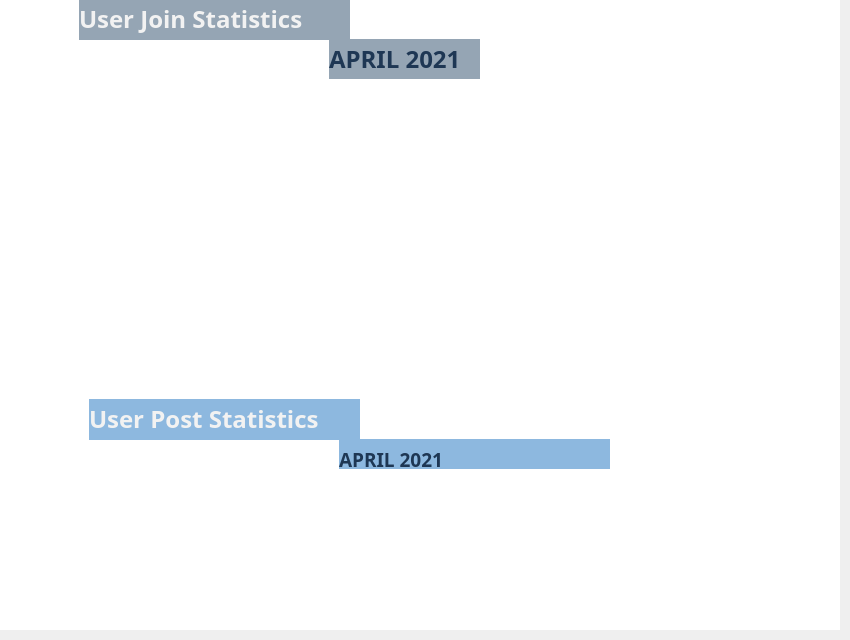
        <widget class="QWidget" name="Homepage_admin">
         <widget class="QWidget" name="bg" native="true">
          <property name="geometry">
           <rect>
            <x>-1</x>
            <y>-1</y>
            <width>841</width>
            <height>631</height>
           </rect>
          </property>
          <property name="styleSheet">
           <string notr="true">background-color: rgb(255, 255, 255);</string>
          </property>
          <widget class="QLabel" name="style">
           <property name="geometry">
            <rect>
             <x>70</x>
             <y>-220</y>
             <width>731</width>
             <height>741</height>
            </rect>
           </property>
           <property name="text">
            <string>&lt;html&gt;&lt;head/&gt;&lt;body&gt;&lt;p&gt;&lt;img src=&quot;:/admin/Admin/style1.png&quot; width=&quot;700&quot;/&gt;&lt;/p&gt;&lt;/body&gt;&lt;/html&gt;</string>
           </property>
          </widget>
          <widget class="QLabel" name="label_8">
           <property name="geometry">
            <rect>
             <x>70</x>
             <y>350</y>
             <width>721</width>
             <height>321</height>
            </rect>
           </property>
           <property name="text">
            <string>&lt;html&gt;&lt;head/&gt;&lt;body&gt;&lt;p&gt;&lt;img src=&quot;:/admin/Admin/style2.png&quot; width=&quot;700&quot;/&gt;&lt;/p&gt;&lt;/body&gt;&lt;/html&gt;</string>
           </property>
          </widget>
          <widget class="QLabel" name="homeTitle1">
           <property name="geometry">
            <rect>
             <x>80</x>
             <y>0</y>
             <width>271</width>
             <height>41</height>
            </rect>
           </property>
           <property name="font">
            <font>
             <family>Bahnschrift SemiBold</family>
             <pointsize>14</pointsize>
             <weight>75</weight>
             <bold>true</bold>
            </font>
           </property>
           <property name="styleSheet">
            <string notr="true">color: rgb(242, 242, 242);
background-color: rgb(149, 165, 180);</string>
           </property>
           <property name="text">
            <string>&lt;html&gt;&lt;head/&gt;&lt;body&gt;&lt;p&gt;&lt;span style=&quot; font-size:18pt;&quot;&gt;User Join Statistics&lt;/span&gt;&lt;/p&gt;&lt;/body&gt;&lt;/html&gt;</string>
           </property>
          </widget>
          <widget class="QLabel" name="homeTitle_2">
           <property name="geometry">
            <rect>
             <x>90</x>
             <y>400</y>
             <width>271</width>
             <height>41</height>
            </rect>
           </property>
           <property name="font">
            <font>
             <family>Bahnschrift SemiBold</family>
             <pointsize>14</pointsize>
             <weight>75</weight>
             <bold>true</bold>
            </font>
           </property>
           <property name="styleSheet">
            <string notr="true">color: rgb(242, 242, 242);
background-color: rgb(141, 184, 223);</string>
           </property>
           <property name="text">
            <string>&lt;html&gt;&lt;head/&gt;&lt;body&gt;&lt;p&gt;&lt;span style=&quot; font-size:18pt;&quot;&gt;User Post Statistics&lt;/span&gt;&lt;/p&gt;&lt;/body&gt;&lt;/html&gt;</string>
           </property>
          </widget>
          <widget class="QLabel" name="date1">
           <property name="geometry">
            <rect>
             <x>330</x>
             <y>40</y>
             <width>151</width>
             <height>41</height>
            </rect>
           </property>
           <property name="font">
            <font>
             <family>Bahnschrift SemiBold</family>
             <pointsize>14</pointsize>
             <weight>75</weight>
             <bold>true</bold>
            </font>
           </property>
           <property name="styleSheet">
            <string notr="true">color: rgb(30, 55, 84);
background-color: rgb(149, 165, 180);</string>
           </property>
           <property name="text">
            <string>&lt;html&gt;&lt;head/&gt;&lt;body&gt;&lt;p&gt;&lt;span style=&quot; font-size:18pt;&quot;&gt;APRIL 2021&lt;/span&gt;&lt;/p&gt;&lt;/body&gt;&lt;/html&gt;</string>
           </property>
          </widget>
          <widget class="QLabel" name="date2">
           <property name="geometry">
            <rect>
             <x>340</x>
             <y>440</y>
             <width>271</width>
             <height>41</height>
            </rect>
           </property>
           <property name="font">
            <font>
             <family>Bahnschrift SemiBold</family>
             <pointsize>14</pointsize>
             <weight>75</weight>
             <bold>true</bold>
            </font>
           </property>
           <property name="styleSheet">
            <string notr="true">color: rgb(30, 55, 84);
background-color: rgb(141, 184, 223);</string>
           </property>
           <property name="text">
            <string>&lt;html&gt;&lt;head/&gt;&lt;body&gt;&lt;p&gt;APRIL 2021&lt;/p&gt;&lt;/body&gt;&lt;/html&gt;</string>
           </property>
          </widget>
          <widget class="QLabel" name="label_7">
           <property name="geometry">
            <rect>
             <x>110</x>
             <y>80</y>
             <width>641</width>
             <height>221</height>
            </rect>
           </property>
           <property name="text">
            <string>&lt;html&gt;&lt;head/&gt;&lt;body&gt;&lt;p&gt;&lt;img src=&quot;:/admin/Admin/graph1.png&quot;width=&quot;650&quot;/&gt;&lt;/p&gt;&lt;/body&gt;&lt;/html&gt;</string>
           </property>
          </widget>
          <widget class="QLabel" name="label_9">
           <property name="geometry">
            <rect>
             <x>190</x>
             <y>470</y>
             <width>471</width>
             <height>151</height>
            </rect>
           </property>
           <property name="text">
            <string>&lt;html&gt;&lt;head/&gt;&lt;body&gt;&lt;p&gt;&lt;img src=&quot;:/admin/Admin/graph2.png&quot;width=&quot;500&quot;/&gt;&lt;/p&gt;&lt;/body&gt;&lt;/html&gt;</string>
           </property>
          </widget>
          <widget class="QPushButton" name="datebtn1">
           <property name="geometry">
            <rect>
             <x>300</x>
             <y>46</y>
             <width>31</width>
             <height>31</height>
            </rect>
           </property>
           <property name="text">
            <string/>
           </property>
           <property name="icon">
            <iconset resource="images_and_icons/SignInRegPage.qrc">
             <normaloff>:/admin/Admin/arrow 2.png</normaloff>:/admin/Admin/arrow 2.png</iconset>
           </property>
           <property name="iconSize">
            <size>
             <width>30</width>
             <height>30</height>
            </size>
           </property>
           <property name="flat">
            <bool>true</bool>
           </property>
          </widget>
          <widget class="QPushButton" name="datebtn2">
           <property name="geometry">
            <rect>
             <x>480</x>
             <y>45</y>
             <width>31</width>
             <height>31</height>
            </rect>
           </property>
           <property name="text">
            <string/>
           </property>
           <property name="icon">
            <iconset resource="images_and_icons/SignInRegPage.qrc">
             <normaloff>:/admin/Admin/arrow 1.png</normaloff>:/admin/Admin/arrow 1.png</iconset>
           </property>
           <property name="iconSize">
            <size>
             <width>32</width>
             <height>32</height>
            </size>
           </property>
           <property name="flat">
            <bool>true</bool>
           </property>
          </widget>
          <widget class="QPushButton" name="datebtn3">
           <property name="geometry">
            <rect>
             <x>311</x>
             <y>445</y>
             <width>31</width>
             <height>31</height>
            </rect>
           </property>
           <property name="text">
            <string/>
           </property>
           <property name="icon">
            <iconset resource="images_and_icons/SignInRegPage.qrc">
             <normaloff>:/admin/Admin/arrow 2.png</normaloff>:/admin/Admin/arrow 2.png</iconset>
           </property>
           <property name="iconSize">
            <size>
             <width>30</width>
             <height>30</height>
            </size>
           </property>
           <property name="flat">
            <bool>true</bool>
           </property>
          </widget>
          <widget class="QPushButton" name="datebtn4">
           <property name="geometry">
            <rect>
             <x>457</x>
             <y>444</y>
             <width>21</width>
             <height>31</height>
            </rect>
           </property>
           <property name="text">
            <string/>
           </property>
           <property name="icon">
            <iconset resource="images_and_icons/SignInRegPage.qrc">
             <normaloff>:/admin/Admin/arrow 1.png</normaloff>:/admin/Admin/arrow 1.png</iconset>
           </property>
           <property name="iconSize">
            <size>
             <width>32</width>
             <height>32</height>
            </size>
           </property>
           <property name="flat">
            <bool>true</bool>
           </property>
          </widget>
          <zorder>style</zorder>
          <zorder>date1</zorder>
          <zorder>homeTitle1</zorder>
          <zorder>label_8</zorder>
          <zorder>homeTitle_2</zorder>
          <zorder>date2</zorder>
          <zorder>label_7</zorder>
          <zorder>label_9</zorder>
          <zorder>datebtn1</zorder>
          <zorder>datebtn2</zorder>
          <zorder>datebtn3</zorder>
          <zorder>datebtn4</zorder>
         </widget>
        </widget>
